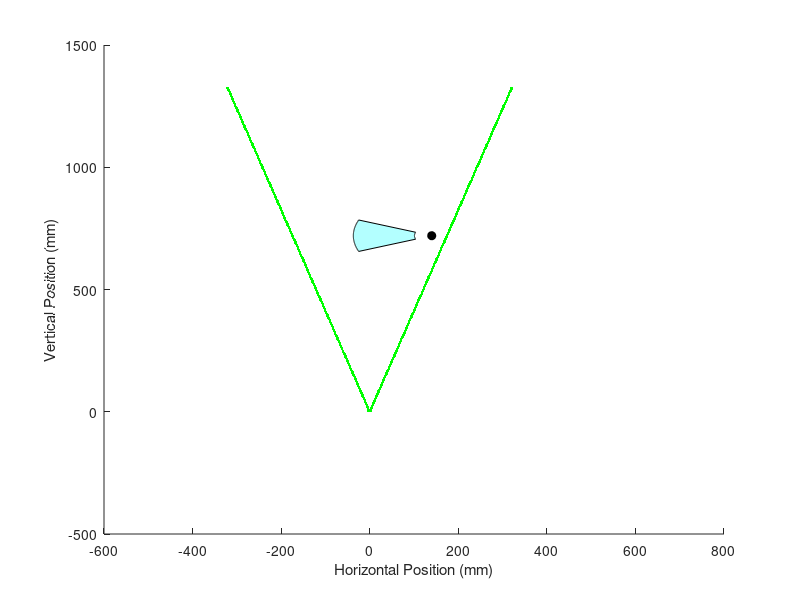

Write the MATLAB code that produced this figure. (Note: this script raises an error after producing the figure.)
clear
close all

% Initial plot of single radial gaussian distribution
% I0 = 1; % normalized units
% bw = 4; % mm
% r = linspace(-2*bw,2*bw,200);
% I = I0 * exp((-2*r.^2) / bw^2);
% 
% figure
% plot(r, I, LineWidth=2)
% xlabel("Radial distance")
% ylabel("Intensity")
% set(gca, FontSize=14)

% Plot heatmap for energy intensity in FOV
clear

color_lim = 0.25;
I0 = 1; % normalized units
% bw = 3.427; % mm, reported as 1/4 inch (6.35 mm) but effective diameter 86.5% listed in test at 3.4 mm
bw = 3.875;
% bw = 5;Is t
L = 400; % mm, vertical length of FOV
W = 400; % mm, horizontal width of FOV
L_cal = 500;
W_cal = 310;
wt_dim = 1200; % mm, wind tunnel is 1.2 x 1.2 m
% vert_off = (14 + 7)*10; % mm, vertical offset of laser mirrors above wind tunnel

vert_off = (11 + 1)*10; % mm, vertical offset of lens above wind tunnel
d = ((wt_dim - L) / 2) + vert_off; % mm, vertical distance from focal point of cylindrical
                                    % lens to top of FOV
d_cal = ((wt_dim - L_cal) / 2) + vert_off; % mm, vertical distance from focal point of cylindrical
h_off = W*0.35; % mm, horizontal offset of wind tunnel
% z = linspace(d,d+L,200);
hor_num = 1000;
vert_num = 1000;

% ----------------------------------------------------------------------
% -------------------Annular section swept by wing----------------------
% ----------------------------------------------------------------------

w_r = 39; % mm
w_L = 177; % mm
phi = 21.3; % deg

p_y = d + L/2;
p_x = h_off;
% Parameters
pivot = [p_x, p_y];            % pivot point (not on the line)
line_p1 = [p_x + w_r, p_y];          % line endpoint 1
line_p2 = [p_x + w_L, p_y];          % line endpoint 2

% Radii of the two endpoints
r1 = norm(line_p1 - pivot);
r2 = norm(line_p2 - pivot);

% Sample angles
theta = linspace(-phi, phi, 200);

% Arc coordinates
x_outer = pivot(1) - r1*cosd(theta);
y_outer = pivot(2) - r1*sind(theta);

x_inner = pivot(1) - r2*cosd(theta);
y_inner = pivot(2) - r2*sind(theta);

% Build annular sector polygon
x_ring = [x_inner, fliplr(x_outer)];
y_ring = [y_inner, fliplr(y_outer)];

% ----------------------------------------------------------------------

t = 2; % thickness of laser beam edge on plot (not physical)
% fl = 3.91; % mm, a concave lens so this number is actually negative
% bfl_vals = 100; % mm
% bfl_vals = [5.2, 5.3, 7.1, 7.7, 9.0, 11.0, 14.0, 15.0 16.3, 20.3, 21.3, 23.5, 26.2, 26.7];
bfl_vals = 8; % mm
% bfl_vals = 20.3; % mm
% back focal length (mechanical) different from effective focal length
% (optical), "A mechanical measurement given as the distance between the
% last surface of an optical lens to its image plane."
P = 10; % W, roughly

if (~isscalar(bfl_vals))
    med_int_vals = zeros(size(bfl_vals));
end

for j = 1:length(bfl_vals)
bfl = bfl_vals(j);

z = linspace(0,wt_dim + vert_off + bfl,vert_num);
theta = atan(bw / (2 * bfl));
int_grid = zeros(hor_num,length(z));
laser_grid = zeros(hor_num,length(z));
for i = 1:length(z)
    cur_w = 2 * z(i) * tan(theta);
    % r = linspace(-W/2,W/2,200);
    % radial/width array for laser beam intensity calculation
    w_r = linspace(-wt_dim/2  + h_off, wt_dim/2 + h_off,hor_num);
    % I0 = (2 * P) / (pi * (cur_w / 10)^2); % only true for cone
    A = pi * (bw / 10) * ((cur_w / 2) / 10);
    I0 = P / A;
    I = I0 * exp((-2*w_r.^2) / cur_w^2);

    % Store as a column
    int_grid(i,:) = I(:);

    if (z(i) < bfl) % preserve laser as beam before lens
        [M, ind_left] = min(abs(w_r + bw/2));
        [M, ind_right] = min(abs(w_r - bw/2));
    else % find location where beam width ends
        [M, ind_left] = min(abs(w_r + cur_w/2));
        [M, ind_right] = min(abs(w_r - cur_w/2));
    end

    try % give laser some apparent thickness on the plot so it can be seen more clearly
    laser_grid(i, ind_left-t:ind_left+t) = 1;
    laser_grid(i, ind_right-t:ind_right+t) = 1;
    catch % when thickness hits border of plot, plot original unthickened line
    laser_grid(i, ind_left) = 1;
    laser_grid(i, ind_right) = 1;
    end

    % if (mod(i,50) == 0)
    %     figure
    %     plot(r, I, LineWidth=2)
    %     xlabel("Radial distance")
    %     ylabel("Intensity")
    %     set(gca, FontSize=14)
    % end
end
if (~isscalar(bfl_vals))
median_intensity = median(int_grid(z > d+bfl & z < (d+bfl+L),w_r > -W/2 & w_r < W/2),"all");
med_int_vals(j) = round(median_intensity,3);
end
end

if (isscalar(bfl_vals))
bfl = bfl_vals;

% [left bottom width height]
FOV_pos = [-W/2 d + bfl W L];
Cal_pos = [-W/2 + (W - W_cal)/2 d_cal + bfl W_cal L_cal];
wind_tunnel_pos = [-wt_dim/2 + h_off bfl + vert_off wt_dim wt_dim];

% ----------------------------------------------------------------------
% ----------Laser Beam Border in Wind Tunnel Section Plot---------------
% ----------------------------------------------------------------------

figure
hold on
imagesc(w_r, z, laser_grid)
n = 256;  % number of steps
cmap = [linspace(1,0,n)', linspace(1,1,n)', linspace(1,0,n)'];  
colormap(cmap);

% Plot annular region swept by wing
fill(x_ring, y_ring, 'c', 'FaceAlpha', 0.3, 'EdgeColor', 'k');
plot(pivot(1), pivot(2), 'ko', 'MarkerFaceColor', 'k'); % pivot

xlabel('Horizontal Position (mm)')
ylabel('Vertical Position (mm)')
set(gca, FontSize=14)
set(gca,'YDir','reverse')
axis equal
xlim([-wt_dim/2 + h_off wt_dim/2 + h_off])
ylim([0 wt_dim + vert_off])
% xlim([-4 4])
% ylim([0 8])
% xlim([-4 4])
% ylim([-8 8])
title('Border of Laser Beam')

% FOV rectangle
rectangle('Position', FOV_pos, 'EdgeColor', 'k', 'LineWidth', 2)

% Wind tunnel rectangle
rectangle('Position', wind_tunnel_pos, 'EdgeColor', 'k', 'LineWidth', 1)

% ----------------------------------------------------------------------
% ------------Field of View in Wind Tunnel Section Plot-----------------
% ----------------------------------------------------------------------

figure
hold on
imagesc(w_r, z, int_grid)
cb = colorbar;
% clim([0 color_lim])

% Define custom 2-color colormap:
% - first color: white (for values below cutoff)
% - second color: yellow (for values above cutoff)
colormap([1 1 1; 1 1 0]);
% Set color limits so that values <= cutoff map to first color,
% and values >= cutoff map to second color
clim([color_lim-0.001, color_lim+0.001]); 

datacursormode on

% Plot annular region swept by wing
fill(x_ring, y_ring, 'c', 'FaceAlpha', 0.3, 'EdgeColor', 'k');
plot(pivot(1), pivot(2), 'ko', 'MarkerFaceColor', 'k'); % pivot

% FOV rectangle
rectangle('Position', FOV_pos, 'EdgeColor', 'k', 'LineWidth', 2)

% Calibration target rectangle
rectangle('Position', Cal_pos, 'EdgeColor', '#4f4f4f', 'LineWidth', 2)

% Wind tunnel rectangle
rectangle('Position', wind_tunnel_pos, 'EdgeColor', 'k', 'LineWidth', 1)

ylabel(cb,'W / cm^2','FontSize',16,'Rotation',270)
xlabel('Horizontal Position (mm)')
ylabel('Vertical Position (mm)')
set(gca, FontSize=14)
set(gca,'YDir','reverse')
axis equal
xlim([-wt_dim/2 + h_off wt_dim/2 + h_off])
ylim([0 wt_dim + vert_off])
title('Light Intensity in Wind Tunnel')

% ----------------------------------------------------------------------
% --------------------------Field of View Plot--------------------------
% ----------------------------------------------------------------------

figure
hold on
imagesc(w_r(w_r > -W/2 & w_r < W/2), z(z > d+bfl & z < (d+bfl+L)), int_grid(z > d+bfl & z < (d+bfl+L),w_r > -W/2 & w_r < W/2))
cb = colorbar;
clim([0 color_lim])
datacursormode on

% FOV rectangle
rectangle('Position', FOV_pos, 'EdgeColor', 'k', 'LineWidth', 2)

ylabel(cb,'W / cm^2','FontSize',16,'Rotation',270)
xlabel('Horizontal Position (mm)')
ylabel('Vertical Position (mm)')
set(gca, FontSize=14)
set(gca,'YDir','reverse')
axis equal
xlim([-W/2 W/2])
ylim([d+bfl d+bfl+L])
title('Light Intensity in Field of View')

disp("Back focal length: " + bfl + " mm")

mean_intensity = mean(int_grid(z > d+bfl & z < (d+bfl+L),w_r > -W/2 & w_r < W/2),"all");
disp("The average intensity in the FOV is: " + round(mean_intensity,3) + " W/cm^2")

median_intensity = median(int_grid(z > d+bfl & z < (d+bfl+L),w_r > -W/2 & w_r < W/2),"all");
disp("The median intensity in the FOV is: " + round(median_intensity,3) + " W/cm^2")

min_intensity = min(int_grid(z > d+bfl & z < (d+bfl+L),w_r > -W/2 & w_r < W/2),[],"all");
disp("The minimum intensity in the FOV is: " + round(min_intensity,3) + " W/cm^2")

else
    [M, I] = max(med_int_vals);
    disp("Highest median intensity is " + M + " W/cm^2, for BFL = " + bfl_vals(I))
end
